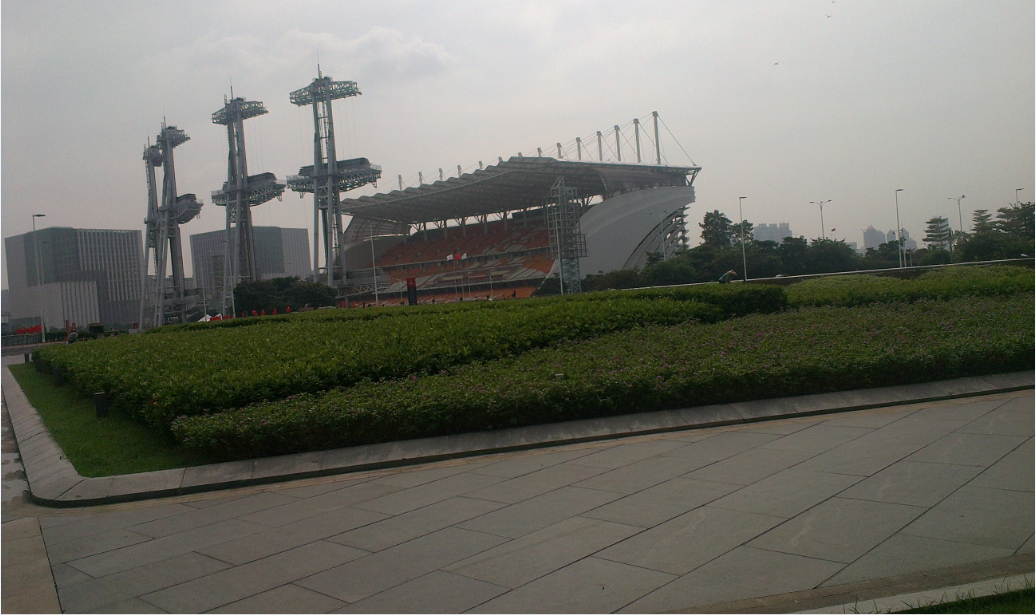
//> input picture Blur/Blur/image.jpg, 1036 x 615 px
$ ./Blur   (built with g++ and OpenCV 4)
//> lines starting //> are read from the running program, lines starting //| are printed output that depends on the picture
// Blur.cpp : 定义控制台应用程序的入口点。
//
#include "stdafx.h"
#include <opencv2/imgproc/imgproc.hpp>
#include <opencv2/highgui/highgui.hpp>

int DELAY_CAPTION=1500;
int DELAY_BLUR=200;
int MAX_KERNEL_ENGTH=40;

cv::Mat src;
cv::Mat dst;
char windowName[]="Filter Demo 1";

int DisplayCaption(char* caption);
int DisplayDst(int delay);

int _tmain(int argc, _TCHAR* argv[])
{
	cv::namedWindow(windowName,CV_WINDOW_AUTOSIZE);
	//载入源图像
	src=cv::imread("image.jpg",1);
//> src is the input picture: 615 rows x 1036 cols, CV_8UC3; mean B, G, R 101.8, 110.6, 110.3
	if (DisplayCaption("Original Image")!=0)
	{
		return 0;
	}

	dst=src.clone();
	if (DisplayDst(DELAY_CAPTION)!=0)
	{
		return 0;
	}

	///使用均值平滑
	if (DisplayCaption("Homogeneous Blur")!=0)
	{
		return 0;
	}
	for (int i=1;i<MAX_KERNEL_ENGTH;i+=2)
	{
		cv::blur(src,dst,cv::Size(i,i),cv::Point(-1,-1));
		if (DisplayDst(DELAY_BLUR)!=0)
		{
			return 0;
		}
	}
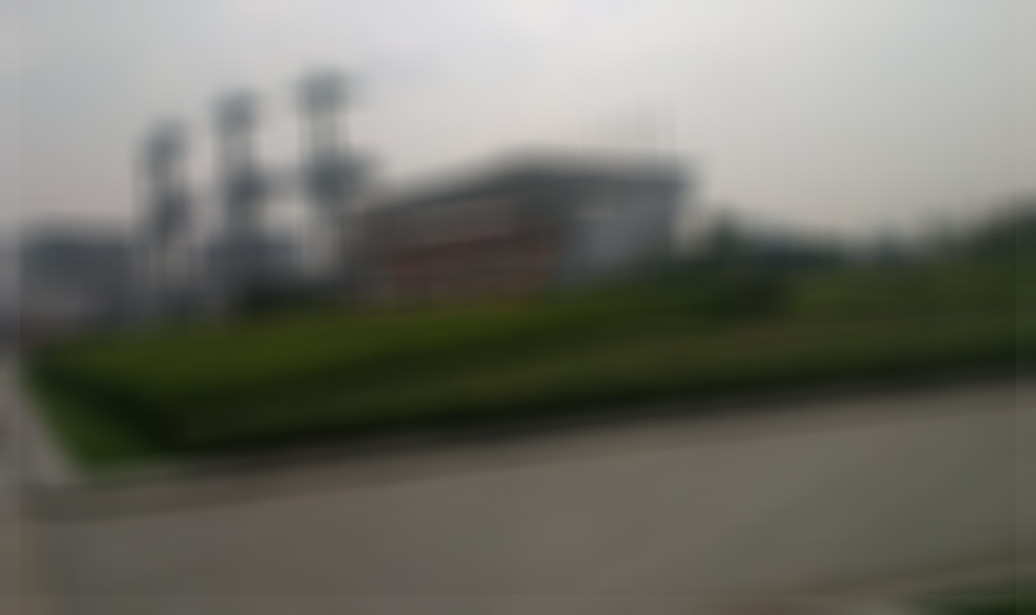
//> dst: 615 rows x 1036 cols, CV_8UC3; mean B, G, R 101.5, 110.3, 110.1

	//使用高斯平滑
	if (DisplayCaption("Gaussian Blur")!=0)
	{
		return 0;
	}
	for (int i=1;i<MAX_KERNEL_ENGTH;i+=2)
	{
		cv::GaussianBlur(src,dst,cv::Size(i,i),
			0,0);
		if (DisplayDst(DELAY_BLUR)!=0)
		{
			return 0;
		}
	}

	//使用中指平滑
	if (DisplayCaption("Median Blur")!=0)
	{
		return 0;
	}
	for (int i=1;i<MAX_KERNEL_ENGTH;i+=2)
	{
		cv::medianBlur(src,dst,i);
		if (DisplayDst(DELAY_BLUR)!=0)
		{
			return 0;
		}
	}
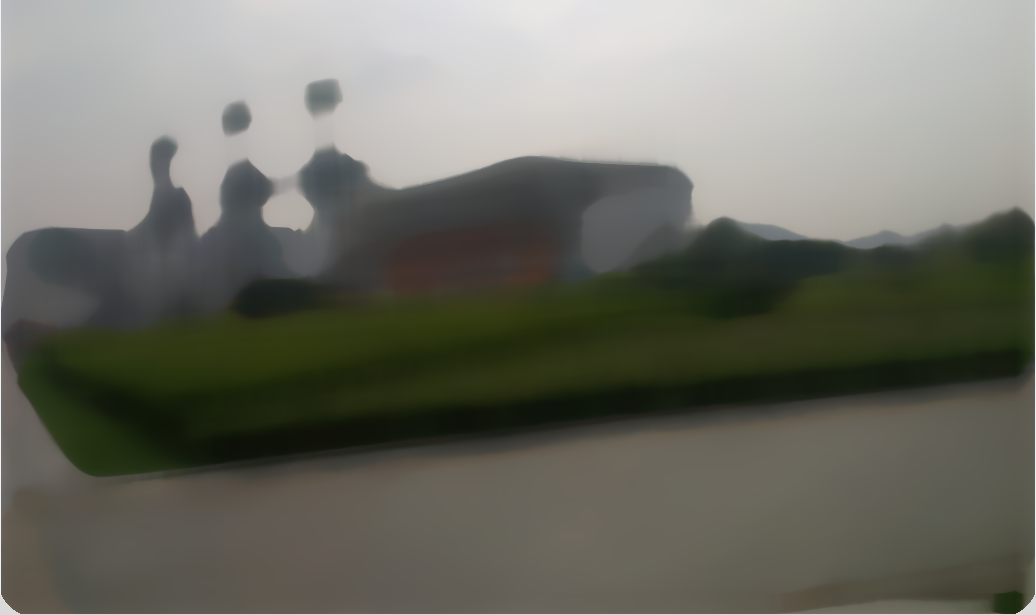
//> dst: 615 rows x 1036 cols, CV_8UC3; mean B, G, R 102.3, 111.5, 111.2

	//使用双边平滑
	if (DisplayCaption("Bilateral Blur")!=0)
	{
		return 0;
	}
	for (int i=1;i<MAX_KERNEL_ENGTH;i+=2)
	{
		cv::bilateralFilter(src,dst,i,i*2,i/2);
		if (DisplayDst(DELAY_BLUR)!=0)
		{
			return 0;
		}
	}
	DisplayCaption("End: Press a key!");

	cv::waitKey();
	return 0;
}

int DisplayCaption( char* caption )
{
	dst=cv::Mat::zeros(src.size(),src.type());

	cv::putText(dst,caption,
		cv::Point(src.cols/4,src.rows/4),
		CV_FONT_HERSHEY_COMPLEX,1,cv::Scalar(255,255,255));
	cv::imshow(windowName,dst);

	int c=cv::waitKey(DELAY_CAPTION);
	if (c>=0)
	{
		return -1;
	}

	return 0;
}

int DisplayDst( int delay )
{
	cv::imshow(windowName,dst);

	int c=cv::waitKey(delay);
	if (c>=0)
	{
		return -1;
	}

	return 0;
}
